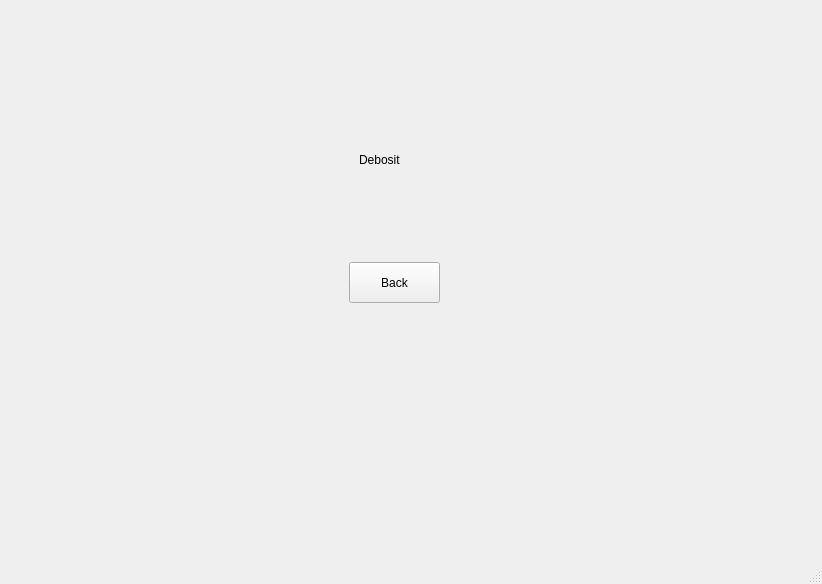
<?xml version="1.0" encoding="UTF-8"?>
<ui version="4.0">
 <class>MainWindow</class>
 <widget class="QMainWindow" name="MainWindow">
  <property name="geometry">
   <rect>
    <x>0</x>
    <y>0</y>
    <width>822</width>
    <height>584</height>
   </rect>
  </property>
  <property name="windowTitle">
   <string>MainWindow</string>
  </property>
  <widget class="QWidget" name="centralwidget">
   <layout class="QVBoxLayout" name="verticalLayout">
    <item>
     <widget class="QStackedWidget" name="stackedWidget">
      <property name="font">
       <font>
        <pointsize>9</pointsize>
       </font>
      </property>
      <property name="currentIndex">
       <number>5</number>
      </property>
      <widget class="QWidget" name="pageLogin">
       <widget class="QPushButton" name="btnLogin">
        <property name="geometry">
         <rect>
          <x>320</x>
          <y>240</y>
          <width>91</width>
          <height>41</height>
         </rect>
        </property>
        <property name="text">
         <string>Login</string>
        </property>
       </widget>
       <widget class="QLineEdit" name="pinInput">
        <property name="geometry">
         <rect>
          <x>290</x>
          <y>203</y>
          <width>161</width>
          <height>31</height>
         </rect>
        </property>
        <property name="echoMode">
         <enum>QLineEdit::EchoMode::Password</enum>
        </property>
        <property name="placeholderText">
         <string>Password</string>
        </property>
       </widget>
       <widget class="QLineEdit" name="cardInput">
        <property name="geometry">
         <rect>
          <x>290</x>
          <y>163</y>
          <width>161</width>
          <height>31</height>
         </rect>
        </property>
        <property name="placeholderText">
         <string>Korttinumero</string>
        </property>
       </widget>
       <widget class="QPushButton" name="btnDevLogin">
        <property name="geometry">
         <rect>
          <x>320</x>
          <y>290</y>
          <width>91</width>
          <height>41</height>
         </rect>
        </property>
        <property name="text">
         <string>DevLogin</string>
        </property>
       </widget>
      </widget>
      <widget class="QWidget" name="pageCardSelection">
       <widget class="QPushButton" name="debit">
        <property name="geometry">
         <rect>
          <x>80</x>
          <y>140</y>
          <width>231</width>
          <height>91</height>
         </rect>
        </property>
        <property name="text">
         <string>DEBIT</string>
        </property>
       </widget>
       <widget class="QPushButton" name="credit">
        <property name="geometry">
         <rect>
          <x>390</x>
          <y>140</y>
          <width>231</width>
          <height>91</height>
         </rect>
        </property>
        <property name="text">
         <string>CREDIT</string>
        </property>
       </widget>
      </widget>
      <widget class="QWidget" name="creditMenu">
       <widget class="QPushButton" name="btnCreditWithdraw">
        <property name="geometry">
         <rect>
          <x>300</x>
          <y>300</y>
          <width>151</width>
          <height>41</height>
         </rect>
        </property>
        <property name="text">
         <string>WITHDRAW</string>
        </property>
       </widget>
       <widget class="QPushButton" name="btnBackToLogin">
        <property name="geometry">
         <rect>
          <x>300</x>
          <y>360</y>
          <width>151</width>
          <height>41</height>
         </rect>
        </property>
        <property name="text">
         <string>Logout</string>
        </property>
       </widget>
       <widget class="QLabel" name="CreditLimitValue">
        <property name="geometry">
         <rect>
          <x>150</x>
          <y>180</y>
          <width>91</width>
          <height>21</height>
         </rect>
        </property>
        <property name="text">
         <string>Credit limit</string>
        </property>
       </widget>
       <widget class="QLabel" name="AvailableCreditValue">
        <property name="geometry">
         <rect>
          <x>150</x>
          <y>220</y>
          <width>91</width>
          <height>16</height>
         </rect>
        </property>
        <property name="text">
         <string>Available Credit</string>
        </property>
       </widget>
       <widget class="QLabel" name="lblCreditLimit">
        <property name="geometry">
         <rect>
          <x>490</x>
          <y>180</y>
          <width>49</width>
          <height>16</height>
         </rect>
        </property>
        <property name="text">
         <string>---,--</string>
        </property>
       </widget>
       <widget class="QLabel" name="lblAvailableCredit">
        <property name="geometry">
         <rect>
          <x>490</x>
          <y>220</y>
          <width>49</width>
          <height>16</height>
         </rect>
        </property>
        <property name="text">
         <string>---,--</string>
        </property>
       </widget>
      </widget>
      <widget class="QWidget" name="CreditWithdraw">
       <widget class="QLineEdit" name="withdrawsum">
        <property name="geometry">
         <rect>
          <x>282</x>
          <y>170</y>
          <width>141</width>
          <height>51</height>
         </rect>
        </property>
        <property name="text">
         <string>Sum</string>
        </property>
       </widget>
      </widget>
      <widget class="QWidget" name="pageWithdraw">
       <widget class="QPushButton" name="btnBackWithdrawn">
        <property name="geometry">
         <rect>
          <x>320</x>
          <y>390</y>
          <width>140</width>
          <height>40</height>
         </rect>
        </property>
        <property name="font">
         <font>
          <pointsize>20</pointsize>
         </font>
        </property>
        <property name="text">
         <string>Back</string>
        </property>
       </widget>
       <widget class="QPushButton" name="btnWithdrawTwenty">
        <property name="geometry">
         <rect>
          <x>260</x>
          <y>70</y>
          <width>120</width>
          <height>40</height>
         </rect>
        </property>
        <property name="font">
         <font>
          <pointsize>20</pointsize>
         </font>
        </property>
        <property name="text">
         <string>20 €</string>
        </property>
       </widget>
       <widget class="QPushButton" name="btnWithdrawForty">
        <property name="geometry">
         <rect>
          <x>260</x>
          <y>120</y>
          <width>120</width>
          <height>40</height>
         </rect>
        </property>
        <property name="font">
         <font>
          <pointsize>20</pointsize>
         </font>
        </property>
        <property name="text">
         <string>40 €</string>
        </property>
       </widget>
       <widget class="QPushButton" name="btnWithdrawSixty">
        <property name="geometry">
         <rect>
          <x>260</x>
          <y>170</y>
          <width>120</width>
          <height>40</height>
         </rect>
        </property>
        <property name="font">
         <font>
          <pointsize>20</pointsize>
         </font>
        </property>
        <property name="text">
         <string>60 €</string>
        </property>
       </widget>
       <widget class="QPushButton" name="btnWithdrawNinety">
        <property name="geometry">
         <rect>
          <x>400</x>
          <y>70</y>
          <width>120</width>
          <height>40</height>
         </rect>
        </property>
        <property name="font">
         <font>
          <pointsize>20</pointsize>
         </font>
        </property>
        <property name="text">
         <string>90 €</string>
        </property>
       </widget>
       <widget class="QPushButton" name="btnWithdrawTwoFourty">
        <property name="geometry">
         <rect>
          <x>400</x>
          <y>170</y>
          <width>120</width>
          <height>40</height>
         </rect>
        </property>
        <property name="font">
         <font>
          <pointsize>20</pointsize>
         </font>
        </property>
        <property name="text">
         <string>240 €</string>
        </property>
       </widget>
       <widget class="QPushButton" name="btnWithdrawHundredForty">
        <property name="geometry">
         <rect>
          <x>400</x>
          <y>120</y>
          <width>120</width>
          <height>40</height>
         </rect>
        </property>
        <property name="font">
         <font>
          <pointsize>20</pointsize>
         </font>
        </property>
        <property name="text">
         <string>140 €</string>
        </property>
       </widget>
       <widget class="QLabel" name="LimitLeft_2">
        <property name="geometry">
         <rect>
          <x>269</x>
          <y>230</y>
          <width>231</width>
          <height>20</height>
         </rect>
        </property>
        <property name="font">
         <font>
          <pointsize>20</pointsize>
          <bold>true</bold>
         </font>
        </property>
        <property name="text">
         <string>Custom Amount:</string>
        </property>
        <property name="alignment">
         <set>Qt::AlignmentFlag::AlignCenter</set>
        </property>
       </widget>
       <widget class="QLineEdit" name="customAmountInput">
        <property name="geometry">
         <rect>
          <x>310</x>
          <y>260</y>
          <width>161</width>
          <height>40</height>
         </rect>
        </property>
       </widget>
       <widget class="QPushButton" name="btnCustomAmountWd">
        <property name="geometry">
         <rect>
          <x>320</x>
          <y>330</y>
          <width>140</width>
          <height>40</height>
         </rect>
        </property>
        <property name="font">
         <font>
          <pointsize>20</pointsize>
         </font>
        </property>
        <property name="text">
         <string>Withdraw</string>
        </property>
       </widget>
      </widget>
      <widget class="QWidget" name="pageDeposit">
       <widget class="QPushButton" name="btnBackDeposit">
        <property name="geometry">
         <rect>
          <x>340</x>
          <y>253</y>
          <width>91</width>
          <height>41</height>
         </rect>
        </property>
        <property name="text">
         <string>Back</string>
        </property>
       </widget>
       <widget class="QLabel" name="label_2">
        <property name="geometry">
         <rect>
          <x>350</x>
          <y>140</y>
          <width>71</width>
          <height>21</height>
         </rect>
        </property>
        <property name="text">
         <string>Debosit</string>
        </property>
       </widget>
      </widget>
      <widget class="QWidget" name="pageBalance">
       <widget class="QPushButton" name="btnBackBalance">
        <property name="geometry">
         <rect>
          <x>350</x>
          <y>280</y>
          <width>80</width>
          <height>24</height>
         </rect>
        </property>
        <property name="text">
         <string>Back</string>
        </property>
       </widget>
       <widget class="QLabel" name="Balance">
        <property name="geometry">
         <rect>
          <x>200</x>
          <y>170</y>
          <width>91</width>
          <height>31</height>
         </rect>
        </property>
        <property name="text">
         <string>Balance</string>
        </property>
       </widget>
       <widget class="QLabel" name="WithdrawLimit">
        <property name="geometry">
         <rect>
          <x>200</x>
          <y>210</y>
          <width>111</width>
          <height>31</height>
         </rect>
        </property>
        <property name="text">
         <string>Withdraw limit</string>
        </property>
       </widget>
       <widget class="QLabel" name="lblBalanceValue">
        <property name="geometry">
         <rect>
          <x>500</x>
          <y>180</y>
          <width>91</width>
          <height>21</height>
         </rect>
        </property>
        <property name="text">
         <string>---,--</string>
        </property>
       </widget>
       <widget class="QLabel" name="lblWithdrawLimitValue">
        <property name="geometry">
         <rect>
          <x>500</x>
          <y>210</y>
          <width>91</width>
          <height>31</height>
         </rect>
        </property>
        <property name="text">
         <string>---,--</string>
        </property>
       </widget>
      </widget>
      <widget class="QWidget" name="pageTransactions">
       <widget class="QPushButton" name="btnBackTransactions">
        <property name="geometry">
         <rect>
          <x>330</x>
          <y>260</y>
          <width>80</width>
          <height>24</height>
         </rect>
        </property>
        <property name="text">
         <string>Back</string>
        </property>
       </widget>
       <widget class="QLabel" name="label_3">
        <property name="geometry">
         <rect>
          <x>330</x>
          <y>160</y>
          <width>81</width>
          <height>16</height>
         </rect>
        </property>
        <property name="text">
         <string>Transactions</string>
        </property>
       </widget>
      </widget>
      <widget class="QWidget" name="pageMenu">
       <widget class="QPushButton" name="btnDeposit">
        <property name="geometry">
         <rect>
          <x>240</x>
          <y>193</y>
          <width>101</width>
          <height>41</height>
         </rect>
        </property>
        <property name="text">
         <string>Deposit</string>
        </property>
       </widget>
       <widget class="QPushButton" name="btnWithdrawn">
        <property name="geometry">
         <rect>
          <x>120</x>
          <y>193</y>
          <width>101</width>
          <height>41</height>
         </rect>
        </property>
        <property name="text">
         <string>Withdrawn</string>
        </property>
       </widget>
       <widget class="QPushButton" name="btnBalance">
        <property name="geometry">
         <rect>
          <x>360</x>
          <y>193</y>
          <width>101</width>
          <height>41</height>
         </rect>
        </property>
        <property name="text">
         <string>Balance</string>
        </property>
       </widget>
       <widget class="QPushButton" name="btnTransactions">
        <property name="geometry">
         <rect>
          <x>490</x>
          <y>193</y>
          <width>101</width>
          <height>41</height>
         </rect>
        </property>
        <property name="text">
         <string>Transactions</string>
        </property>
       </widget>
       <widget class="QPushButton" name="btnLogout">
        <property name="geometry">
         <rect>
          <x>320</x>
          <y>363</y>
          <width>101</width>
          <height>41</height>
         </rect>
        </property>
        <property name="text">
         <string>Logout</string>
        </property>
       </widget>
      </widget>
     </widget>
    </item>
   </layout>
  </widget>
  <widget class="QStatusBar" name="statusbar"/>
  <widget class="QMenuBar" name="menubar">
   <property name="geometry">
    <rect>
     <x>0</x>
     <y>0</y>
     <width>822</width>
     <height>21</height>
    </rect>
   </property>
  </widget>
 </widget>
 <resources/>
 <connections/>
</ui>
